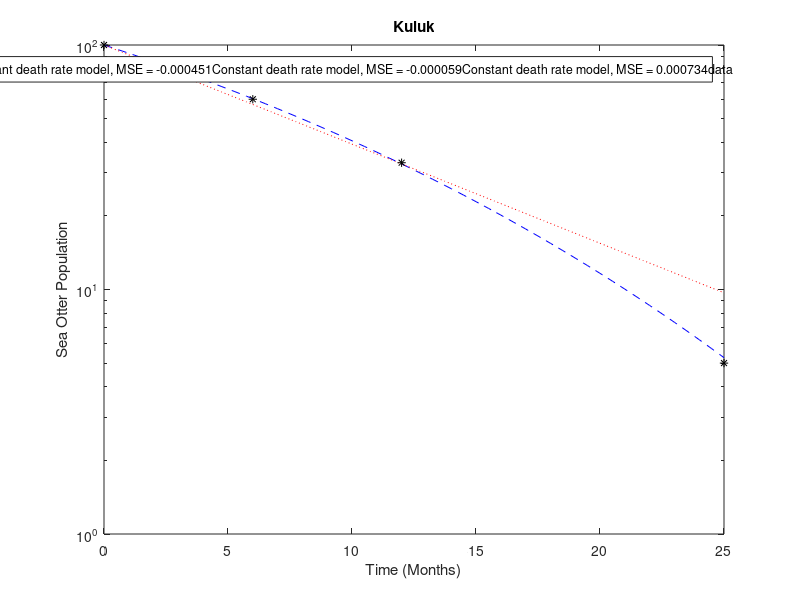
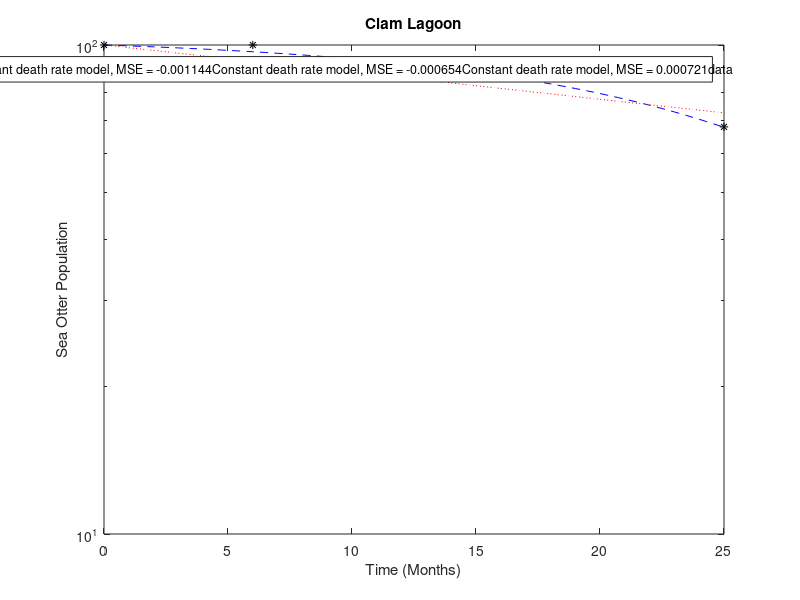

Write MATLAB code to recreate these figures, in order. (Note: this script raises an error after producing the figures.)
%Kaden DiMarco
%20.320 PSET 6

%Problem 4
%initialize data
t_set = [0,6,12,25];
Seals_in_Kuluk = [100,60,33,5]./100;
Seals_in_CL = [100,100,90,68]./100;

%Senescense model fitting
%k = [gamma_0, alpha];
modelFunSenescense = @(k,t)exp((-k(1)./k(2)).*(exp(k(2).*t)-1));
guess = [0.01,0.01];
[Kuluk_fit_param_s,~,~,~,MSE_KS] = nlinfit(t_set ,Seals_in_Kuluk, modelFunSenescense, guess);
[CL_fit_param_s,~,~,~,MSE_CLS] = nlinfit(t_set, Seals_in_CL, modelFunSenescense, guess);

%Constant death rate fitting
%k is gamma
modelFunConst = @(k,t)(exp(-k.*t));
Guess = [0.01];
[Kuluk_fit_param_c, ~, ~, ~, MSE_KC] = nlinfit(t_set, Seals_in_Kuluk, modelFunConst,Guess);
[CL_fit_param_c, ~, ~, ~, MSE_CLC] = nlinfit(t_set,Seals_in_CL, modelFunConst, Guess);

%applying fit parameters to initial condition N_o = 100, t_model is for
%graphing a smooth curve
t_model = (0:0.25:25);
Kuluk_fit_senesence = 100.*(exp((-Kuluk_fit_param_s(1)./Kuluk_fit_param_s(2)).*...
    ((exp(Kuluk_fit_param_s(2).*t_model))-1)));
CL_fit_senesence = 100.*(exp((-CL_fit_param_s(1)./CL_fit_param_s(2)).*...
    ((exp(CL_fit_param_s(2).*t_model))-1)));

Kuluk_fit_const = 100.*exp(-Kuluk_fit_param_c(1).*t_model);
CL_fit_const = 100.*exp(-CL_fit_param_c(1).*t_model);

%Kuluk
figure(1)
semilogy(t_model, Kuluk_fit_senesence, '--b')
hold on
semilogy(t_model, Kuluk_fit_const, ':r')
hold on
semilogy(t_set, Seals_in_Kuluk.*100, 'k*')
legend([sprintf("Senescense model, MSE = %f", MSE_KS),...
    sprintf("Constant death rate model, MSE = %f",MSE_KC), "data"])
hold off
ylabel("Sea Otter Population")
xlabel("Time (Months)")
title("Kuluk")


%CL
figure(2)
xlim([0 25])
ylim([0 100])
semilogy(t_model, CL_fit_senesence, '--b')
hold on 
semilogy(t_model, CL_fit_const, ':r')
hold on 
semilogy(t_set, Seals_in_CL.*100, 'k*')
legend([sprintf("Senescense model, MSE = %f",MSE_CLS), ...
    sprintf("Constant death rate model, MSE = %f", MSE_CLC), "data"])
ylabel("Sea Otter Population")
xlabel("Time (Months)")
title("Clam Lagoon")

A = table([Kuluk_fit_param_s(1);CL_fit_param_s(1)],[Kuluk_fit_param_s(2);CL_fit_param_s(2)],...
    'VariableNames',{'Gamma Naught' 'Alpha'},...
    'RowNames',{'Kuluk' 'Clam Lagoon'});


B = table([Kuluk_fit_param_c(1);CL_fit_param_c(1)],...
    'VariableNames',{'Gamma'},...
    'RowNames',{'Kuluk' 'Clam Lagoon'});


disp("Senescense")
disp(A)
disp(" ")
disp("Constant Death Rate")
disp(B)